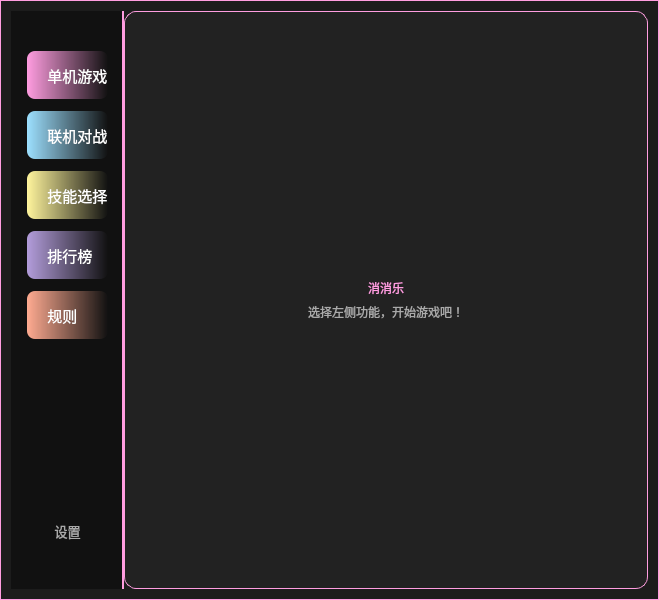
<?xml version="1.0" encoding="UTF-8"?>
<ui version="4.0">
 <class>Menu</class>
 <widget class="QWidget" name="Menu">
  <property name="geometry">
   <rect>
    <x>0</x>
    <y>0</y>
    <width>659</width>
    <height>600</height>
   </rect>
  </property>
  <property name="windowTitle">
   <string>主菜单</string>
  </property>
  <property name="styleSheet">
   <string notr="true">QWidget#Menu{
        background-color: rgba(0,0,0,170);
        border:1px solid #ff9de0;
}</string>
  </property>
  <layout class="QHBoxLayout" name="mainLay">
   <property name="spacing">
    <number>0</number>
   </property>
   <item>
    <widget class="QWidget" name="sideBar" native="true">
     <property name="maximumSize">
      <size>
       <width>160</width>
       <height>16777215</height>
      </size>
     </property>
     <property name="styleSheet">
      <string notr="true">#sideBar{background:#111;border-right:2px solid #ff9de0;}</string>
     </property>
     <layout class="QVBoxLayout" name="sideLay">
      <property name="spacing">
       <number>12</number>
      </property>
      <property name="leftMargin">
       <number>16</number>
      </property>
      <property name="topMargin">
       <number>40</number>
      </property>
      <property name="rightMargin">
       <number>16</number>
      </property>
      <property name="bottomMargin">
       <number>40</number>
      </property>
      <item>
       <widget class="QPushButton" name="btnSingle">
        <property name="minimumSize">
         <size>
          <width>0</width>
          <height>48</height>
         </size>
        </property>
        <property name="styleSheet">
         <string notr="true">
QPushButton{
    color:#fff;
    font:15px;
    text-align:left;
    padding-left:12px;
    border:none;
    border-radius:8px;
    background:qlineargradient(x1:0,y1:0,x2:1,y2:0, stop:0 #ff9de0, stop:1 transparent);
}
QPushButton:hover{background:qlineargradient(x1:0,y1:0,x2:1,y2:0, stop:0 #ff6bcb, stop:1 transparent);}
QPushButton:checked{background:qlineargradient(x1:0,y1:0,x2:1,y2:0, stop:0 #ff4fa5, stop:1 transparent);}
         </string>
        </property>
        <property name="text">
         <string>  单机游戏</string>
        </property>
        <property name="checkable">
         <bool>true</bool>
        </property>
        <property name="autoExclusive">
         <bool>true</bool>
        </property>
       </widget>
      </item>
      <item>
       <widget class="QPushButton" name="btnOnline">
        <property name="minimumSize">
         <size>
          <width>0</width>
          <height>48</height>
         </size>
        </property>
        <property name="styleSheet">
         <string notr="true">
QPushButton{
    color:#fff;
    font:15px;
    text-align:left;
    padding-left:12px;
    border:none;
    border-radius:8px;
    background:qlineargradient(x1:0,y1:0,x2:1,y2:0, stop:0 #9de0ff, stop:1 transparent);
}
QPushButton:hover{background:qlineargradient(x1:0,y1:0,x2:1,y2:0, stop:0 #6bcbff, stop:1 transparent);}
QPushButton:checked{background:qlineargradient(x1:0,y1:0,x2:1,y2:0, stop:0 #4fa5ff, stop:1 transparent);}
         </string>
        </property>
        <property name="text">
         <string>  联机对战</string>
        </property>
        <property name="checkable">
         <bool>true</bool>
        </property>
        <property name="autoExclusive">
         <bool>true</bool>
        </property>
       </widget>
      </item>
      <item>
       <widget class="QPushButton" name="btnSkill">
        <property name="minimumSize">
         <size>
          <width>0</width>
          <height>48</height>
         </size>
        </property>
        <property name="styleSheet">
         <string notr="true">
QPushButton{
    color:#fff;
    font:15px;
    text-align:left;
    padding-left:12px;
    border:none;
        border-radius:8px;
    background:qlineargradient(x1:0,y1:0,x2:1,y2:0, stop:0 #fff59d, stop:1 transparent);
}
QPushButton:hover{background:qlineargradient(x1:0,y1:0,x2:1,y2:0, stop:0 #fdd835, stop:1 transparent);}
QPushButton:checked{background:qlineargradient(x1:0,y1:0,x2:1,y2:0, stop:0 #fbc02d, stop:1 transparent);}
         </string>
        </property>
        <property name="text">
         <string>  技能选择</string>
        </property>
        <property name="checkable">
         <bool>true</bool>
        </property>
        <property name="autoExclusive">
         <bool>true</bool>
        </property>
       </widget>
      </item>
      <item>
       <widget class="QPushButton" name="btnRank">
        <property name="minimumSize">
         <size>
          <width>0</width>
          <height>48</height>
         </size>
        </property>
        <property name="styleSheet">
         <string notr="true">
QPushButton{
    color:#fff;
    font:15px;
    text-align:left;
    padding-left:12px;
    border:none;
    border-radius:8px;
    background:qlineargradient(x1:0,y1:0,x2:1,y2:0, stop:0 #b39ddb, stop:1 transparent);
}
QPushButton:hover{background:qlineargradient(x1:0,y1:0,x2:1,y2:0, stop:0 #9575cd, stop:1 transparent);}
QPushButton:checked{background:qlineargradient(x1:0,y1:0,x2:1,y2:0, stop:0 #7e57c2, stop:1 transparent);}
         </string>
        </property>
        <property name="text">
         <string>  排行榜</string>
        </property>
        <property name="checkable">
         <bool>true</bool>
        </property>
        <property name="autoExclusive">
         <bool>true</bool>
        </property>
       </widget>
      </item>
      <item>
       <widget class="QPushButton" name="btnRule">
        <property name="minimumSize">
         <size>
          <width>0</width>
          <height>48</height>
         </size>
        </property>
        <property name="styleSheet">
         <string notr="true">
QPushButton{
    color:#fff;
    font:15px;
    text-align:left;
    padding-left:12px;
    border:none;
    border-radius:8px;
    background:qlineargradient(x1:0,y1:0,x2:1,y2:0, stop:0 #ffab91, stop:1 transparent);
}
QPushButton:hover{background:qlineargradient(x1:0,y1:0,x2:1,y2:0, stop:0 #ff7043, stop:1 transparent);}
QPushButton:checked{background:qlineargradient(x1:0,y1:0,x2:1,y2:0, stop:0 #ff5722, stop:1 transparent);}
         </string>
        </property>
        <property name="text">
         <string>  规则</string>
        </property>
        <property name="checkable">
         <bool>true</bool>
        </property>
        <property name="autoExclusive">
         <bool>true</bool>
        </property>
       </widget>
      </item>
      <item>
       <spacer name="sideSpacer">
        <property name="orientation">
         <enum>Qt::Vertical</enum>
        </property>
        <property name="sizeHint" stdset="0">
         <size>
          <width>20</width>
          <height>0</height>
         </size>
        </property>
       </spacer>
      </item>
      <item>
       <widget class="QPushButton" name="btnSettings">
        <property name="minimumSize">
         <size>
          <width>0</width>
          <height>36</height>
         </size>
        </property>
        <property name="styleSheet">
         <string notr="true">QPushButton{color:#aaa;font:13px;border:none;border-radius:6px;}
QPushButton:hover{color:#fff;background:rgba(255,255,255,30);}</string>
        </property>
        <property name="text">
         <string>设置</string>
        </property>
       </widget>
      </item>
     </layout>
    </widget>
   </item>
   <item>
    <widget class="QStackedWidget" name="stackRight">
     <property name="styleSheet">
      <string notr="true">#stackRight{background:#222;border:1px solid #ff9de0;border-radius:12px;}</string>
     </property>
     <widget class="QWidget" name="pageWelcome">
      <layout class="QVBoxLayout" name="welcomeLay">
       <item>
        <spacer name="welcomeTopSpacer">
         <property name="orientation">
          <enum>Qt::Vertical</enum>
         </property>
         <property name="sizeHint" stdset="0">
          <size>
           <width>20</width>
           <height>80</height>
          </size>
         </property>
        </spacer>
       </item>
       <item>
        <widget class="QLabel" name="labelWelcome">
         <property name="styleSheet">
          <string notr="true">color:#ff9de0;font:700 36pt &quot;Microsoft YaHei&quot;;</string>
         </property>
         <property name="text">
          <string>&lt;html&gt;&lt;head/&gt;&lt;body&gt;&lt;p align=&quot;center&quot;&gt;消消乐&lt;/p&gt;&lt;/body&gt;&lt;/html&gt;</string>
         </property>
         <property name="alignment">
          <set>Qt::AlignCenter</set>
         </property>
        </widget>
       </item>
       <item>
        <widget class="QLabel" name="labelSub">
         <property name="styleSheet">
          <string notr="true">color:#aaa;font:16pt &quot;Microsoft YaHei&quot;;</string>
         </property>
         <property name="text">
          <string>&lt;html&gt;&lt;head/&gt;&lt;body&gt;&lt;p align=&quot;center&quot;&gt;选择左侧功能，开始游戏吧！&lt;/p&gt;&lt;/body&gt;&lt;/html&gt;</string>
         </property>
         <property name="alignment">
          <set>Qt::AlignCenter</set>
         </property>
        </widget>
       </item>
       <item>
        <spacer name="welcomeBottomSpacer">
         <property name="orientation">
          <enum>Qt::Vertical</enum>
         </property>
         <property name="sizeHint" stdset="0">
          <size>
           <width>20</width>
           <height>80</height>
          </size>
         </property>
        </spacer>
       </item>
      </layout>
     </widget>
    </widget>
   </item>
  </layout>
 </widget>
 <resources/>
 <connections/>
</ui>
